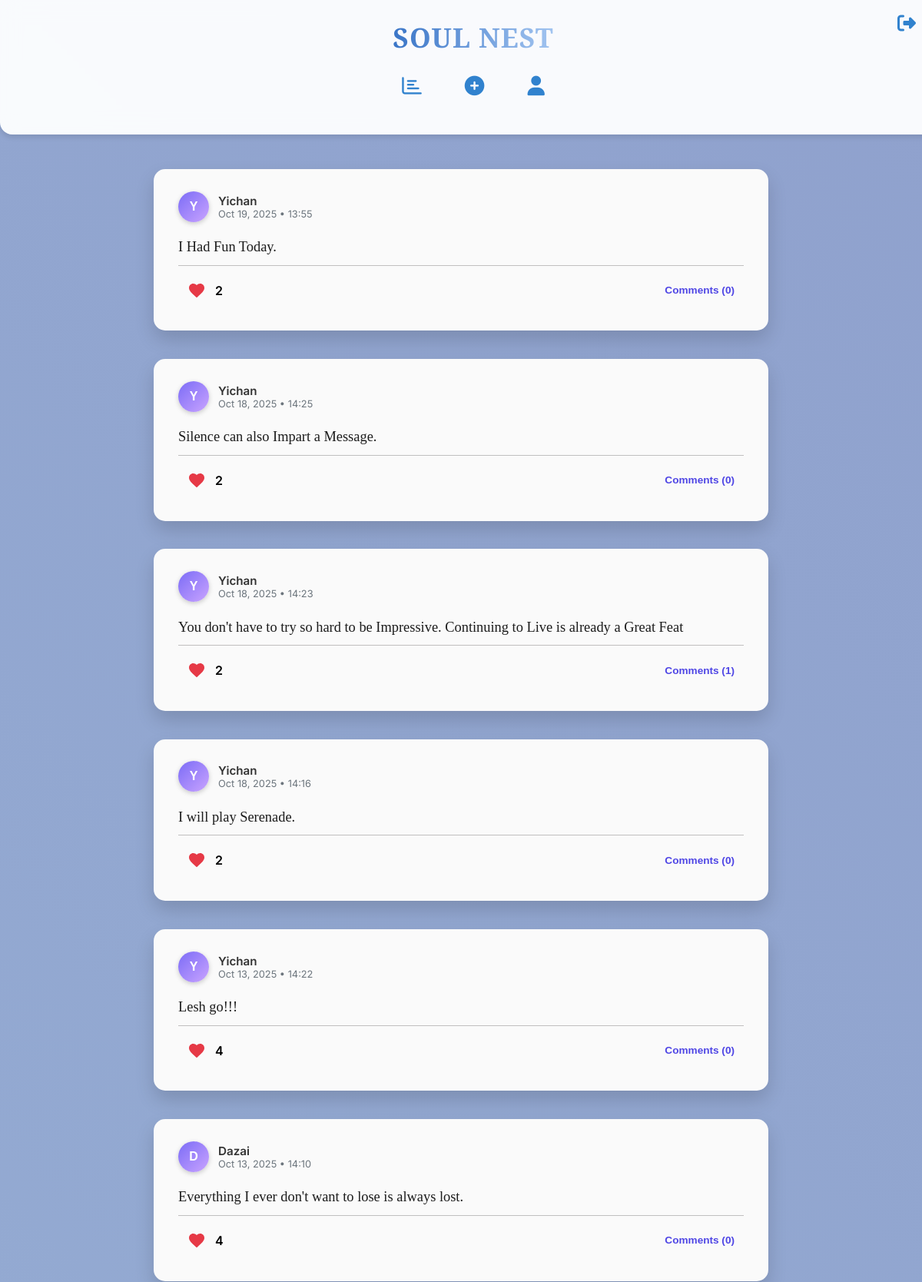
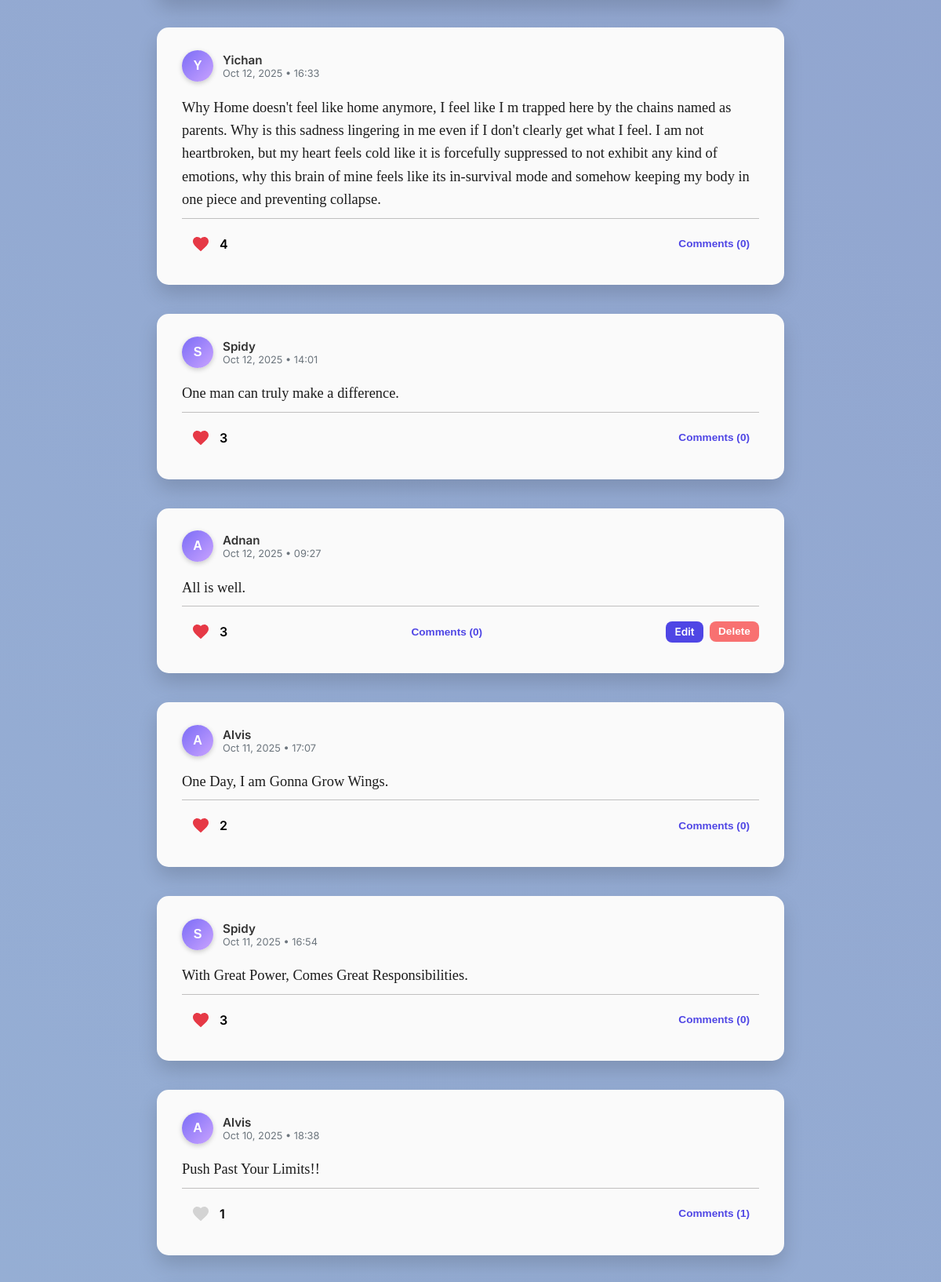
Page /thoughts (signed in, upper part) on the committed database (2 pictures, top to bottom).
### models.py (models this page shows, shortened)
class Thought(db.Model):
    id = db.Column(db.Integer, primary_key=True)
    content = db.Column(db.Text, nullable=False)
    user_id = db.Column(db.Integer, db.ForeignKey('user.id'), nullable=False)
    timestamp = db.Column(db.DateTime, default=datetime.utcnow)
    mood = db.Column(db.String(50), nullable=True)
    comments = db.relationship('Comment', backref='thought', lazy='select')
    user = db.relationship('User', backref=db.backref('thoughts', lazy=True))
    liked_by = db.relationship(
        'User', secondary='likes',
        back_populates='liked_thoughts', lazy='dynamic' # Keep dynamic for efficiency
    )
    def is_liked_by(self, user):
        return self.liked_by.filter(likes.c.user_id == user.id).first() is not None
    def like_count(self):
        return self.liked_by.count()

class User(db.Model, UserMixin):
    id = db.Column(db.Integer, primary_key=True)
    username = db.Column(db.String(80), nullable=False, unique=True)
    password = db.Column(db.String(200), nullable=False)
    profile_image = db.Column(db.String(200), nullable=True)
    liked_thoughts = db.relationship(
        'Thought', secondary='likes',
        back_populates='liked_by', lazy='dynamic'
    )

### app.py (the view)
@app.route('/thoughts')
@login_required
def thoughts():
    all_thoughts = Thought.query.options(selectinload(Thought.comments)) \
                            .order_by(Thought.timestamp.desc()).all()
    return render_template('thoughts.html', thoughts=all_thoughts)

### app.py (called while the page is built)
@login_manager.user_loader
def load_user(user_id):
    return User.query.get(int(user_id))  # Loads user by ID

### templates/thoughts.html (shortened to what this page needs)
{% extends "base.html" %}
{% block content %}
<div class="feed-container" style="display: flex; flex-direction: column; gap: 1.5rem;">
    {% if thoughts %}
        {% for thought in thoughts %}
            <div class="thought-card mood-{{ thought.mood }}" id="thought-{{ thought.id }}" data-aos="fade-up" style="
                padding: 1.8rem 2rem;
                border-radius: 15px;
                box-shadow: 0 12px 25px rgba(0,0,0,0.15);
                transition: transform 0.3s ease, box-shadow 0.3s ease, background 0.4s ease;
            "
            onmouseover="this.style.transform='scale(1.03)'; this.style.boxShadow='0 18px 35px rgba(0,0,0,0.25)';"
            onmouseout="this.style.transform='scale(1)'; this.style.boxShadow='0 12px 25px rgba(0,0,0,0.15)';">
                <div class="thought-header" style="display: flex; align-items: center; gap: 0.75rem; margin-bottom: 0.75rem;">
                    <div style="
                        width: 40px; height: 40px;
                        border-radius: 50%;
                        background: linear-gradient(135deg, #7b6cf6, #c9a3ff);
                        display: flex; align-items: center; justify-content: center;
                        font-weight: 700; color: white;
                        font-family: 'Zalando Sans SemiExpanded', sans-serif;
                        font-size: 1rem; text-transform: uppercase;
                        box-shadow: 0 2px 6px rgba(0,0,0,0.2);
                    ">
                        {{ thought.user.username[0] }}
                    </div>
                    <div>
                        <div style="font-weight: 600; font-size: 0.95rem; color: #333;">
                            {{ thought.user.username }}
                        </div>
                        <div style="font-size: 0.8rem; color: #6c757d;">
                            {{ thought.timestamp.strftime('%b %d, %Y • %H:%M') }}
                        </div>
                    </div>
                </div>
                <p class="thought-content" style="
                    font-family: 'PT Serif', serif;
                    font-size: 1.15rem; color: #1c1c1c; font-weight: 500;
                    line-height: 1.6; margin-bottom: 0.5rem;
                ">
                    {{ thought.content }}
                </p>
                <div style="height:1px; background:#b0aeaec6; margin-top:0.5rem; margin-bottom:0.5rem; width:100%;"></div>
                <div class="thought-footer" style="display: flex; justify-content: space-between; align-items: center;">
                    <div class="like-section" style="display:flex; align-items:center; gap:0.003rem;">
                        <button type="button"
                                class="heart-icon {% if thought.is_liked_by(current_user) %}liked{% endif %}"
                                data-id="{{ thought.id }}"
                                onclick="toggleLike(this)"
                            style="background:none; border:none; cursor:pointer; display:flex; align-items:center; gap:0.2rem;">
                            <svg width="24" height="24" viewBox="0 0 24 24" fill="{% if thought.is_liked_by(current_user) %}#e63946{% else %}#d3d3d3{% endif %}" xmlns="http://www.w3.org/2000/svg">
                                <path d="M12 21.35l-1.45-1.32C5.4 15.36 2 12.28 2 8.5 2 5.42 4.42 3 7.5 3c1.74 0 3.41 0.81 4.5 2.09C13.09 3.81 14.76 3 16.5 3 19.58 3 22 5.42 22 8.5c0 3.78-3.4 6.86-8.55 11.54L12 21.35z"/>
                            </svg>
                        </button>
                        <span id="like-count-{{ thought.id }}" style="font-weight:600;">{{ thought.like_count() }}</span>
                    </div>
                    <div>
                        <button class="view-comments-btn" data-thought-id="{{ thought.id }}" style="border:none; background:none; color:#4f46e5; cursor:pointer; font-size:0.85rem;">
                            Comments ({{ thought.comments|length }})
                        </button>
                    </div>
                    {% if thought.user_id == current_user.id %}
                        <div style="display:flex; gap:0.5rem;">
                            <a href="{{ url_for('edit_thought', id=thought.id) }}" style="padding:0.35rem 0.7rem; font-size:0.85rem; font-weight:600; border-radius:8px; border:none; background:#4f46e5; color:white; text-decoration:none; cursor:pointer; transition: all 0.3s ease;" onmouseover="this.style.transform='translateY(-2px) scale(1.05)';" onmouseout="this.style.transform='none';">
                                Edit
                            </a>
                            <form action="{{ url_for('delete_thought', id=thought.id) }}" method="POST">
                                <button type="submit" style="padding:0.35rem 0.7rem; font-size:0.85rem; font-weight:600; border-radius:8px; border:none; background:#f87171; color:white; cursor:pointer; transition: all 0.3s ease;" onmouseover="this.style.transform='translateY(-2px) scale(1.05)';" onmouseout="this.style.transform='none';">
                                    Delete
                                </button>
                            </form>
                        </div>
                    {% endif %}
                </div>
            </div>
        {% endfor %}
    {% else %}
        <div class="no-thoughts text-center mt-5">
            <h3 style="font-family: 'PT Serif', serif;">No thoughts yet... 🌱</h3>
            <p style="color: #555;">Share your first thought to start building your soul nest!</p>
        </div>
    {% endif %}
</div>
{% endblock %}

### templates/base.html (style rules this page uses)
:root { --primary: #3182ce; --primary-light: #e0f2fe; --text-dark: #212529; --text-muted: #6c757d; --bg: #f8f9fa; --card-bg: #ffffff; --card-shadow: 0 4px 6px rgba(0, 0, 0, 0.1); }
body { font-family: 'Inter', sans-serif; margin: 0; background: linear-gradient(45deg, #a8d8ea 0%, #8b97c8 100%); background-size: 400% 400%; animation: gradientShift 15s ease infinite; overflow-x: hidden; }
.thought-card { background: rgba(255, 255, 255, 0.85); padding: 1.5rem; border-radius: 12px; box-shadow: var(--card-shadow); margin-bottom: 0.8rem; transition: transform 0.3s, box-shadow 0.3s, background 0.3s; }
button { width: 100%; padding: 0.75rem; background-color: var(--primary); color: white; border: none; border-radius: 8px; font-size: 1rem; font-weight: 600; cursor: pointer; }

### templates/thoughts.html (style rules this page uses)
.heart-icon svg { fill: #d3d3d3; width: 24px; height: 24px; display: block; background: transparent; border-radius: 50%; transition: transform 0.2s ease, fill 0.2s ease; }
.heart-icon.liked svg { fill: #e63946; }
.thought-card { background: #fafafa; transition: transform 0.3s ease, box-shadow 0.3s ease, background 0.4s ease; }

### rows in the picture
Thought: user "Y", user.username "Yichan", timestamp "Oct 19, 2025 • 13:55", content "I Had Fun Today.", like_count "2", comments|length "0"
Thought: user "Y", user.username "Yichan", timestamp "Oct 18, 2025 • 14:25", content "Silence can also Impart a Message.", like_count "2", comments|length "0"
Thought: user "Y", user.username "Yichan", timestamp "Oct 18, 2025 • 14:23", content "You don't have to try so hard to be Impressive. Continuing to Live is already a Great Feat", like_count "2", comments|length "1"
Thought: user "Y", user.username "Yichan", timestamp "Oct 18, 2025 • 14:16", content "I will play Serenade.", like_count "2", comments|length "0"
Thought: user "Y", user.username "Yichan", timestamp "Oct 13, 2025 • 14:22", content "Lesh go!!!", like_count "4", comments|length "0"
Thought: user "D", user.username "Dazai", timestamp "Oct 13, 2025 • 14:10", content "Everything I ever don't want to lose is always lost.", like_count "4", comments|length "0"
Thought: user "Y", user.username "Yichan", timestamp "Oct 12, 2025 • 16:33", content "Why Home doesn't feel like home anymore, I feel like I m trapped here by the chains named as parents. Why is this sadness lingering in me even if I don't clearly get what I feel. I am not heartbroken, but my heart feels cold like it is forcefully suppressed to not exhibit any kind of emotions, why this brain of mine feels like its in-survival mode and somehow keeping my body in one piece and preventing collapse.", like_count "4", comments|length "0"
Thought: user "S", user.username "Spidy", timestamp "Oct 12, 2025 • 14:01", content "One man can truly make a difference.", like_count "3", comments|length "0"
Thought: user "A", user.username "Adnan", timestamp "Oct 12, 2025 • 09:27", content "All is well.", like_count "3", comments|length "0"
Thought: user "A", user.username "Alvis", timestamp "Oct 11, 2025 • 17:07", content "One Day, I am Gonna Grow Wings.", like_count "2", comments|length "0"
Thought: user "S", user.username "Spidy", timestamp "Oct 11, 2025 • 16:54", content "With Great Power, Comes Great Responsibilities.", like_count "3", comments|length "0"
Thought: user "A", user.username "Alvis", timestamp "Oct 10, 2025 • 18:38", content "Push Past Your Limits!!", like_count "1", comments|length "1"
